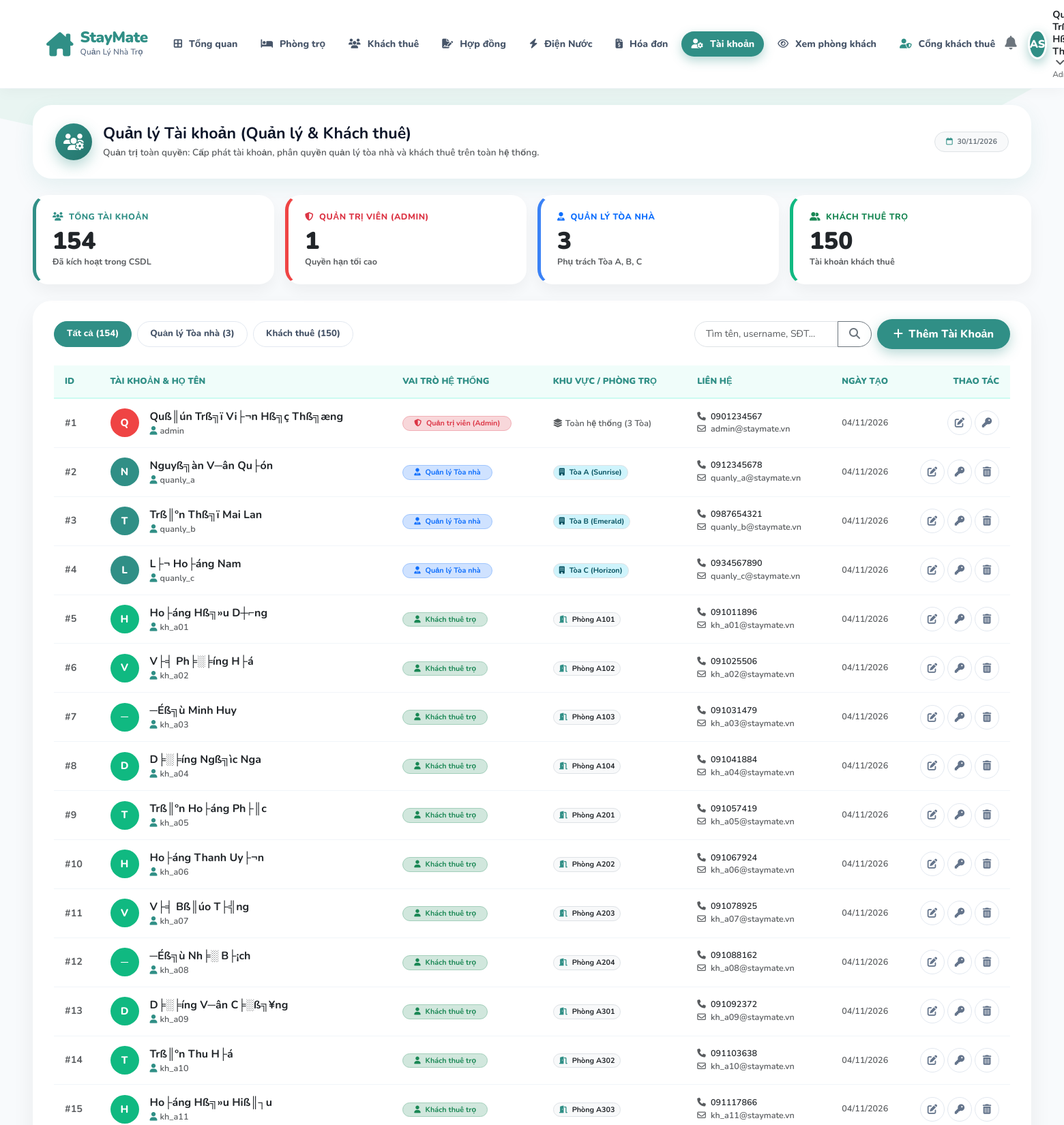
/index.php?route=accounts (signed in, upper part), run on the app's committed database.
### tables this page shows
CREATE TABLE `users` (
  `id` int NOT NULL AUTO_INCREMENT,
  `username` varchar(50) NOT NULL,
  `password` varchar(255) NOT NULL,
  `full_name` varchar(100) NOT NULL,
  `phone` varchar(20) NOT NULL,
  `email` varchar(191) DEFAULT NULL,
  `role` enum('admin','landlord','tenant','manager') NOT NULL DEFAULT 'tenant',
  `preferred_room_id` int DEFAULT NULL,
  `created_at` timestamp NULL DEFAULT CURRENT_TIMESTAMP,
  `cccd` varchar(20) DEFAULT NULL,
  `birthday` date DEFAULT NULL,
  `gender` varchar(10) DEFAULT 'Nß╗»',
  `occupation` varchar(100) DEFAULT NULL,
  `hometown` varchar(100) DEFAULT NULL,
  `emergency_contact` varchar(20) DEFAULT NULL,
  `status` varchar(20) DEFAULT 'active',
  `roommate_name` varchar(100) DEFAULT NULL,
  `roommate_phone` varchar(20) DEFAULT NULL,
  PRIMARY KEY (`id`),
  UNIQUE KEY `username` (`username`),
  UNIQUE KEY `email` (`email`)
);

CREATE TABLE `contracts` (
  `id` int NOT NULL AUTO_INCREMENT,
  `contract_code` varchar(30) DEFAULT NULL,
  `contract_type` enum('deposit_hold','official_lease') DEFAULT 'official_lease',
  `parent_contract_id` int DEFAULT NULL,
  `room_id` int NOT NULL,
  `tenant_id` int NOT NULL,
  `start_date` date NOT NULL,
  `end_date` date NOT NULL,
  `deposit_amount` decimal(10,2) NOT NULL,
  `deposit_date` date DEFAULT NULL,
  `deposit_paid_percent` int DEFAULT '100',
  `deposit_status` enum('held','paid','refunded','forfeited') DEFAULT 'held',
  `monthly_rent` decimal(10,2) DEFAULT '0.00',
  `first_month_rent_paid` tinyint(1) DEFAULT '0',
  `first_month_invoice_id` int DEFAULT NULL,
  `electricity_rate` decimal(10,2) DEFAULT '3500.00',
  `water_rate` decimal(10,2) DEFAULT '20000.00',
  `service_fee` decimal(10,2) DEFAULT '150000.00',
  `signature_type` enum('online','paper') DEFAULT 'online',
  `signature_status` enum('pending','signed') DEFAULT 'pending',
  `tenant_signature` longtext,
  `manager_signature` longtext,
  `scan_file` varchar(255) DEFAULT NULL,
  `signed_at` datetime DEFAULT NULL,
  `renewal_status` varchar(20) DEFAULT 'none',
  `terminated_at` date DEFAULT NULL,
  `termination_reason` text,
  `notes` text,
  `status` enum('active','expired','terminated') DEFAULT 'active',
  `created_at` timestamp NULL DEFAULT CURRENT_TIMESTAMP,
  `first_month_paid_at` datetime DEFAULT NULL,
  `first_month_paid_note` varchar(255) DEFAULT NULL,
  `unpaid_notice_sent` tinyint(1) DEFAULT '0',
  `unpaid_notice_sent_at` datetime DEFAULT NULL,
  `termination_verification_case` varchar(30) DEFAULT 'none',
  `refund_confirmed_invoice` tinyint(1) DEFAULT '0',
  `unpaid_notice_resolved_at` datetime DEFAULT NULL,
  PRIMARY KEY (`id`),
  UNIQUE KEY `contract_code` (`contract_code`),
  KEY `room_id` (`room_id`),
  KEY `tenant_id` (`tenant_id`),
  CONSTRAINT `contracts_ibfk_1` FOREIGN KEY (`room_id`) REFERENCES `rooms` (`id`),
  CONSTRAINT `contracts_ibfk_2` FOREIGN KEY (`tenant_id`) REFERENCES `users` (`id`)
);

CREATE TABLE `rooms` (
  `id` int NOT NULL AUTO_INCREMENT,
  `building_id` int DEFAULT NULL,
  `room_number` varchar(20) NOT NULL,
  `price` decimal(10,2) NOT NULL,
  `status` enum('available','rented','maintenance') DEFAULT 'available',
  `description` text,
  `created_at` timestamp NULL DEFAULT CURRENT_TIMESTAMP,
  PRIMARY KEY (`id`),
  UNIQUE KEY `room_number` (`room_number`)
);

### app/views/accounts/index.php (the view, shortened to what the rows shown need)
<!DOCTYPE html>
<html lang="vi">
<head>
    <link href="https://cdn.jsdelivr.net/npm/bootstrap@5.3.0/dist/css/bootstrap.min.css" rel="stylesheet">
    <link rel="stylesheet" href="https://cdnjs.cloudflare.com/ajax/libs/font-awesome/6.4.0/css/all.min.css">
</head>
<body>
    <div class="container-fluid px-3 px-xl-5 py-4">
        <div class="section-box">
            <div class="table-responsive">
                <table class="table table-custom align-middle">
                    <thead>
                        <tr>
                            <th style="width: 60px;">ID</th>
                            <th>Tài khoản & Họ tên</th>
                            <th>Vai trò hệ thống</th>
                            <th>Khu vực / Phòng trọ</th>
                            <th>Liên hệ</th>
                            <th>Ngày tạo</th>
                            <th class="text-end" style="width: 140px;">Thao tác</th>
                        </tr>
                    </thead>
                    <tbody>
                        <?php if (empty($accounts)): ?>
                            <tr>
                                <td colspan="7" class="text-center py-5 text-muted">
                                    <i class="fa-regular fa-folder-open fs-2 d-block mb-2 text-secondary"></i>
                                    Không tìm thấy tài khoản nào phù hợp với điều kiện lọc!
                                </td>
                            </tr>
                        <?php else: ?>
                            <?php foreach ($accounts as $acc): ?>
                                <?php
                                    $role = $acc['role'] ?? 'tenant';
                                    $isAdm = ($role === 'admin');
                                    $isMng = ($role === 'landlord' || $role === 'manager');
                                    $avatarBg = $isAdm ? '#ef4444' : ($isMng ? '#308f86' : '#10b981');
                                    $initials = mb_substr($acc['full_name'] ?? 'U', 0, 1, 'UTF-8');
                                ?>
                                <tr>
                                    <td class="text-muted fw-bold">#<?= $acc['id'] ?></td>
                                    <td>
                                        <div class="d-flex align-items-center gap-3">
                                            <div class="user-avatar-sm" style="background: <?= $avatarBg ?>;">
                                                <?= htmlspecialchars($initials) ?>
                                            </div>
                                            <div>
                                                <div class="fw-bold text-dark fs-6"><?= htmlspecialchars($acc['full_name']) ?></div>
                                                <div class="text-muted small">
                                                    <i class="fa-solid fa-user me-1 text-teal-main"></i><?= htmlspecialchars($acc['username']) ?>
                                                </div>
                                            </div>
                                        </div>
                                    </td>
                                    <td>
                                        <?php if ($isAdm): ?>
                                            <span class="badge bg-danger-subtle text-danger border border-danger-subtle rounded-pill px-3 py-1 fw-bold">
                                                <i class="fa-solid fa-shield-halved me-1"></i> Quản trị viên (Admin)
                                            </span>
                                        <?php elseif ($isMng): ?>
                                            <span class="badge bg-primary-subtle text-primary border border-primary-subtle rounded-pill px-3 py-1 fw-bold">
                                                <i class="fa-solid fa-user-tie me-1"></i> Quản lý Tòa nhà
                                            </span>
                                        <?php else: ?>
                                            <span class="badge bg-success-subtle text-success border border-success-subtle rounded-pill px-3 py-1 fw-bold">
                                                <i class="fa-solid fa-user me-1"></i> Khách thuê trọ
                                            </span>
                                        <?php endif; ?>
                                    </td>
                                    <td>
                                        <?php if ($isAdm): ?>
                                            <span class="text-muted small"><i class="fa-solid fa-layer-group me-1"></i>Toàn hệ thống (3 Tòa)</span>
                                        <?php elseif ($isMng): ?>
                                            <?php
                                                $assignedBld = 'Tòa A';
                                                if ($acc['username'] === 'quanly_b') $assignedBld = 'Tòa B (Emerald)';
                                                elseif ($acc['username'] === 'quanly_c') $assignedBld = 'Tòa C (Horizon)';
                                                else $assignedBld = 'Tòa A (Sunrise)';
                                            ?>
                                            <span class="badge bg-info-subtle text-info-emphasis border rounded-pill px-2 py-1 fw-bold">
                                                <i class="fa-solid fa-building me-1"></i> <?= $assignedBld ?>
                                            </span>
                                        <?php else: ?>
                                            <?php if (!empty($acc['room_number'])): ?>
                                                <span class="badge bg-light text-dark border rounded-pill px-2 py-1 fw-bold">
                                                    <i class="fa-solid fa-door-open me-1 text-teal-main"></i> Phòng <?= htmlspecialchars($acc['room_number']) ?>
                                                </span>
                                            <?php else: ?>
                                                <span class="badge bg-warning-subtle text-warning-emphasis border rounded-pill px-2 py-1 fw-bold">
                                                    Chưa gán phòng
                                                </span>
                                            <?php endif; ?>
                                        <?php endif; ?>
                                    </td>
                                    <td>
                                        <div class="small">
                                            <div><i class="fa-solid fa-phone me-1 text-muted"></i> <?= htmlspecialchars($acc['phone'] ?: 'Chưa có') ?></div>
                                            <div class="text-muted"><i class="fa-regular fa-envelope me-1"></i> <?= htmlspecialchars($acc['email'] ?: 'Chưa có') ?></div>
                                        </div>
                                    </td>
                                    <td class="text-muted small">
                                        <?= !empty($acc['created_at']) ? date('d/m/Y', strtotime($acc['created_at'])) : '---' ?>
                                    </td>
                                    <td class="text-end">
                                        <div class="d-inline-flex gap-1">
                                            <button type="button" class="btn-action-icon btn-edit" title="Sửa thông tin"
                                                    onclick="openEditAccountModal(<?= htmlspecialchars(json_encode($acc), ENT_QUOTES, 'UTF-8') ?>)">
                                                <i class="fa-solid fa-pen-to-square"></i>
                                            </button>
                                            <button type="button" class="btn-action-icon btn-key" title="Đặt lại mật khẩu"
                                                    onclick="openResetPassModal(<?= $acc['id'] ?>, '<?= htmlspecialchars($acc['username'], ENT_QUOTES) ?>')">
                                                <i class="fa-solid fa-key"></i>
                                            </button>
                                            <?php if (!$isAdm && $acc['id'] !== $currentUserId): ?>
                                                <form method="POST" action="index.php?route=accounts" class="d-inline" onsubmit="return confirm('Bạn có chắc muốn xóa tài khoản <?= htmlspecialchars($acc['username']) ?>?');">
                                                    <button type="submit" class="btn-action-icon btn-del" title="Xóa tài khoản">
                                                        <i class="fa-solid fa-trash-can"></i>
                                                    </button>
                                                </form>
                                            <?php endif; ?>
                                        </div>
                                    </td>
                                </tr>
                            <?php endforeach; ?>
                        <?php endif; ?>
                    </tbody>
                </table>
            </div>
        </div>
    </div>
</body>
</html>

### data on the page
users: id "1", full_name "Q", full_name "Quß║ún Trß╗ï Vi├¬n Hß╗ç Thß╗æng", username "admin", role "admin" (drawn), phone "0901234567", email "admin@staymate.vn", created_at "04/11/2026"
users: id "2", full_name "N", full_name "Nguyß╗àn V─ân Qu├ón", username "quanly_a", role "manager" (drawn), username "Tòa A (Sunrise)", phone "0912345678", email "quanly_a@staymate.vn", created_at "04/11/2026"
users: id "3", full_name "T", full_name "Trß║ºn Thß╗ï Mai Lan", username "quanly_b", role "manager" (drawn), username "Tòa B (Emerald)", phone "0987654321", email "quanly_b@staymate.vn", created_at "04/11/2026"
users: id "4", full_name "L", full_name "L├¬ Ho├áng Nam", username "quanly_c", role "manager" (drawn), username "Tòa C (Horizon)", phone "0934567890", email "quanly_c@staymate.vn", created_at "04/11/2026"
contracts: tenant "5", tenant.full_name "H", tenant.full_name "Ho├áng Hß╗»u D┼⌐ng", tenant.username "kh_a01", shows "Khách thuê trọ", room.room_number "A101", tenant.phone "091011896", tenant.email "kh_a01@staymate.vn", tenant.created_at "04/11/2026"
contracts: tenant "6", tenant.full_name "V", tenant.full_name "V├╡ Ph╞░╞íng H├á", tenant.username "kh_a02", shows "Khách thuê trọ", room.room_number "A102", tenant.phone "091025506", tenant.email "kh_a02@staymate.vn", tenant.created_at "04/11/2026"
contracts: tenant "7", tenant.full_name "─", tenant.full_name "─Éß╗ù Minh Huy", tenant.username "kh_a03", shows "Khách thuê trọ", room.room_number "A103", tenant.phone "091031479", tenant.email "kh_a03@staymate.vn", tenant.created_at "04/11/2026"
contracts: tenant "8", tenant.full_name "D", tenant.full_name "D╞░╞íng Ngß╗ìc Nga", tenant.username "kh_a04", shows "Khách thuê trọ", room.room_number "A104", tenant.phone "091041884", tenant.email "kh_a04@staymate.vn", tenant.created_at "04/11/2026"
contracts: tenant "9", tenant.full_name "T", tenant.full_name "Trß║ºn Ho├áng Ph├║c", tenant.username "kh_a05", shows "Khách thuê trọ", room.room_number "A201", tenant.phone "091057419", tenant.email "kh_a05@staymate.vn", tenant.created_at "04/11/2026"
contracts: tenant "10", tenant.full_name "H", tenant.full_name "Ho├áng Thanh Uy├¬n", tenant.username "kh_a06", shows "Khách thuê trọ", room.room_number "A202", tenant.phone "091067924", tenant.email "kh_a06@staymate.vn", tenant.created_at "04/11/2026"
contracts: tenant "11", tenant.full_name "V", tenant.full_name "V├╡ Bß║úo T├╣ng", tenant.username "kh_a07", shows "Khách thuê trọ", room.room_number "A203", tenant.phone "091078925", tenant.email "kh_a07@staymate.vn", tenant.created_at "04/11/2026"
contracts: tenant "12", tenant.full_name "─", tenant.full_name "─Éß╗ù Nh╞░ B├¡ch", tenant.username "kh_a08", shows "Khách thuê trọ", room.room_number "A204", tenant.phone "091088162", tenant.email "kh_a08@staymate.vn", tenant.created_at "04/11/2026"
contracts: tenant "13", tenant.full_name "D", tenant.full_name "D╞░╞íng V─ân C╞░ß╗¥ng", tenant.username "kh_a09", shows "Khách thuê trọ", room.room_number "A301", tenant.phone "091092372", tenant.email "kh_a09@staymate.vn", tenant.created_at "04/11/2026"
contracts: tenant "14", tenant.full_name "T", tenant.full_name "Trß║ºn Thu H├á", tenant.username "kh_a10", shows "Khách thuê trọ", room.room_number "A302", tenant.phone "091103638", tenant.email "kh_a10@staymate.vn", tenant.created_at "04/11/2026"
contracts: tenant "15", tenant.full_name "H", tenant.full_name "Ho├áng Hß╗»u Hiß║┐u", tenant.username "kh_a11", shows "Khách thuê trọ", room.room_number "A303", tenant.phone "091117866", tenant.email "kh_a11@staymate.vn", tenant.created_at "04/11/2026"

### other printed values
$pageTitle "Quản lý Tài khoản (Quản lý & Khách thuê)"
$stats['total'] "154"
$stats['admins'] "1"
$stats['managers'] "3"
$stats['tenants'] "150"
